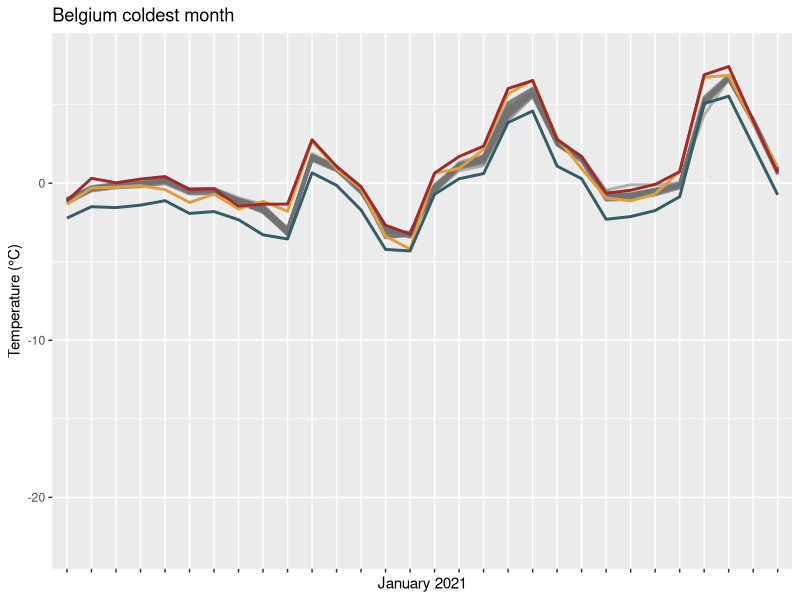
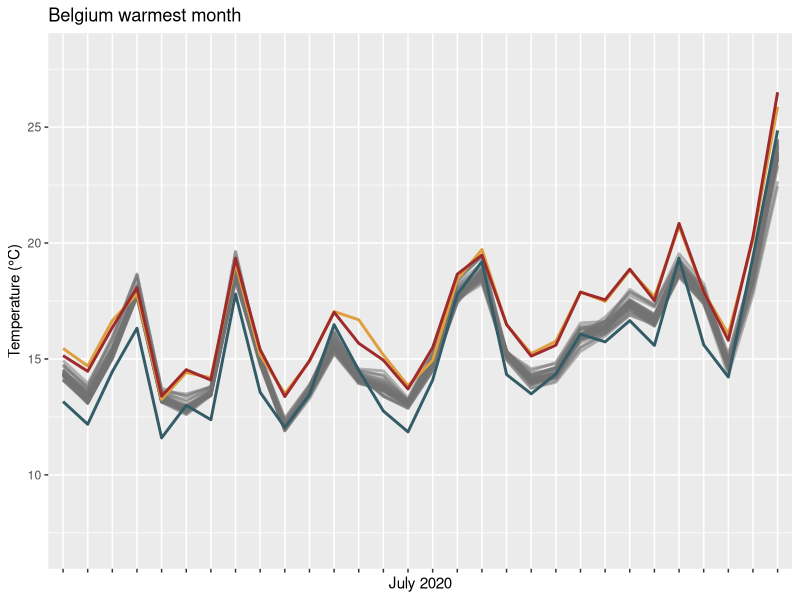
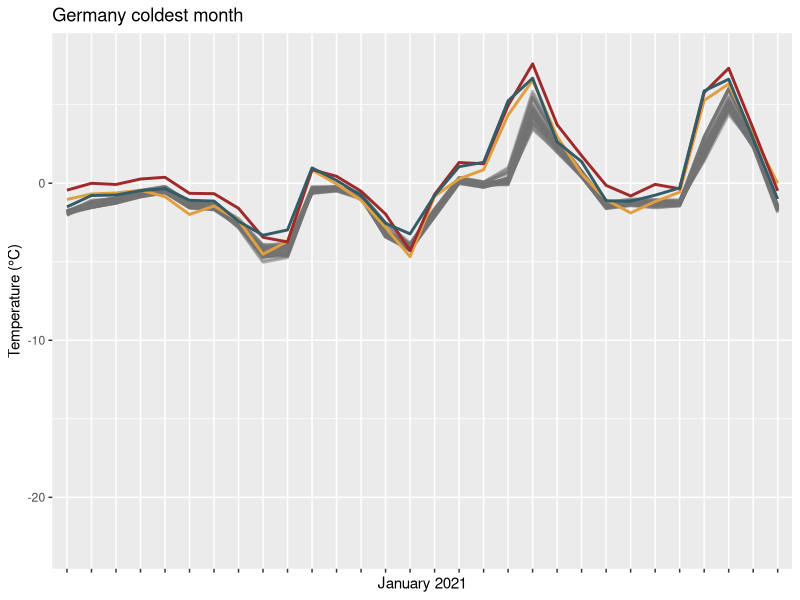
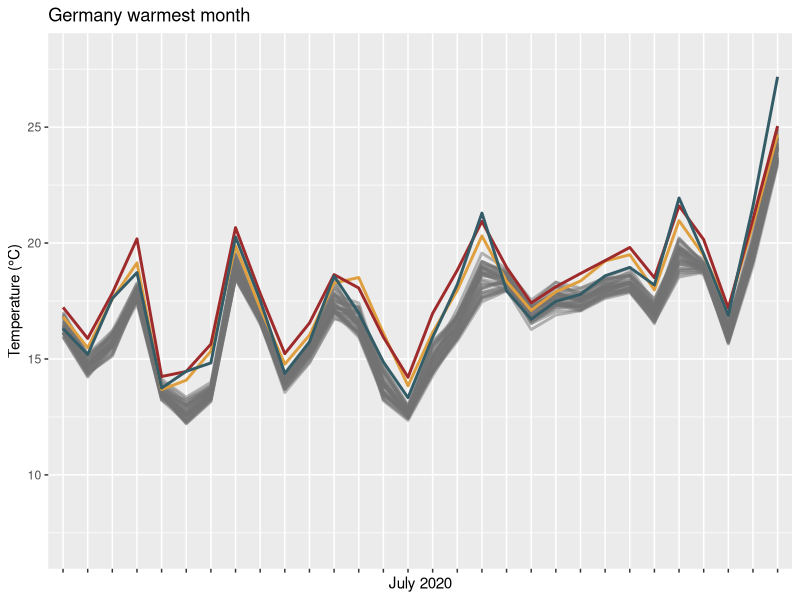
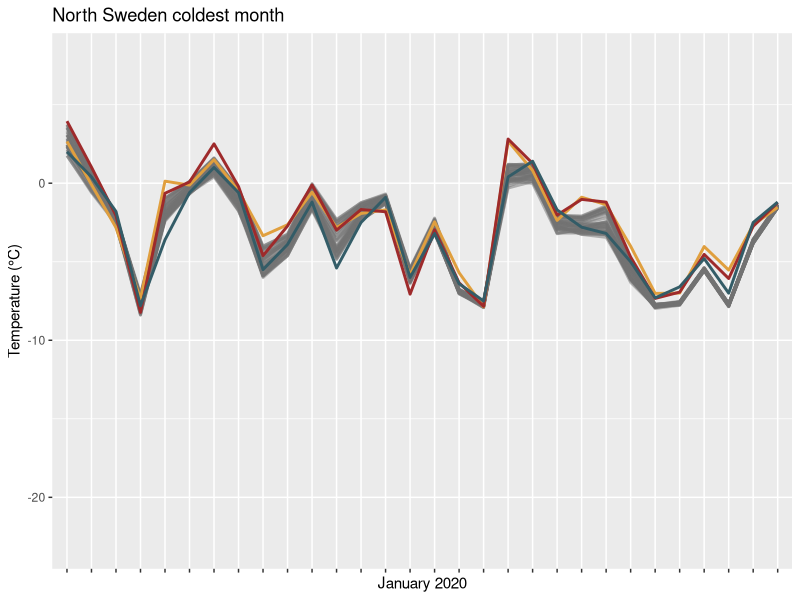
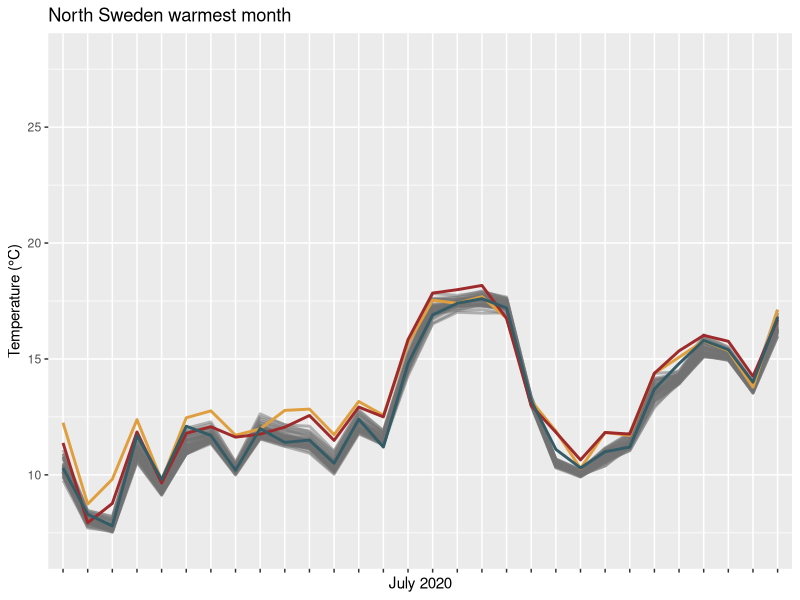
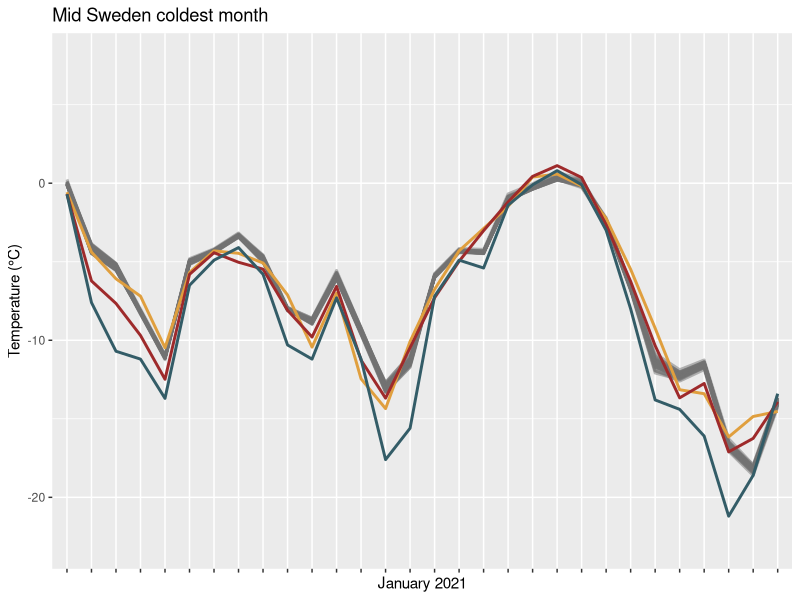
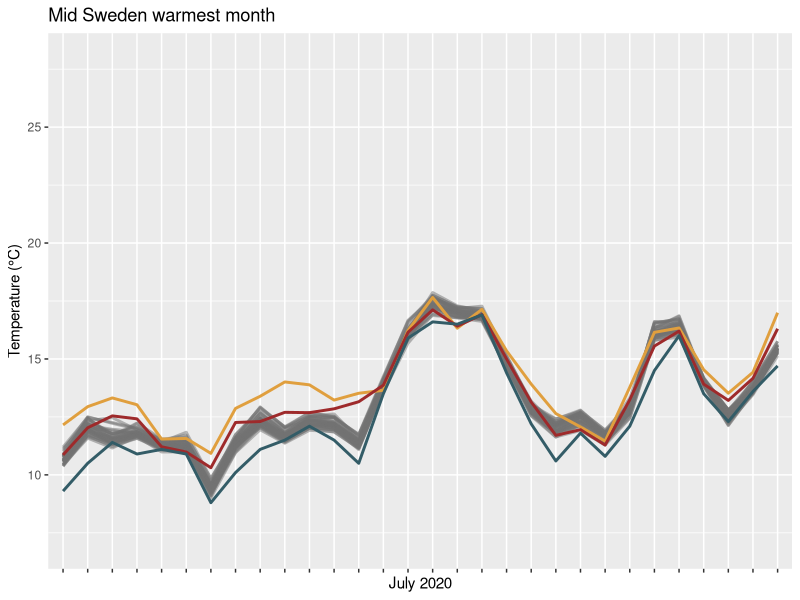

Here is the R script that generated these plots, in order: (Note: this script raises an error after producing the figures.)
## ---- chunk 1
library(lubridate)
library(ggplot2)
## ---- chunk 2
logger.temp <- read.csv("./DATASETS/logger_temp.csv", header = TRUE)

ERA5.temp <- read.csv("./DATASETS/ERA5_temp.csv", header = TRUE)

mcera5.temp <- read.csv("./DATASETS/mcera5.csv", header = TRUE)

weatherstation.temp <- read.csv("./DATASETS/weatherstations_merged.csv", header = TRUE)
## ---- chunk 3
temp <- merge(merge(merge(logger.temp, ERA5.temp, by = c("site", "Date"), all.x = TRUE), weatherstation.temp, by = c("site", "Date"), all.x = TRUE), mcera5.temp, by = c("site", "Date"), all.x = TRUE)

rm(logger.temp)
rm(ERA5.temp)
rm(weatherstation.temp)
rm(mcera5.temp)
## ---- chunk 4
temp <- temp[which(temp$location == "a"),]
temp$month <- month(temp$Date)

arville <- temp[which(temp$site == "Arville"),]
hochwald <- temp[which(temp$site == "Hochwald"),]
vivarp <- temp[which(temp$site == "Vivarp"),]
siljan <- temp[which(temp$site == "Siljan"),]
sandsjo <- temp[which(temp$site == "Sandsjo"),]
## ---- chunk 5
arville.week.cold <- arville[which(arville$month == 1),]

arville.coldplot <- ggplot(arville.week.cold[which(arville.week.cold$Plot == 1),], aes(x = Date)) +
  geom_line(color = "gray45", alpha = 0.5, lwd = 1, aes(y= arville.week.cold[which(arville.week.cold$Plot == 1),]$Temp.mean, group = 1)) +
  geom_line(color = "gray45", alpha = 0.5, lwd = 1, aes(y= arville.week.cold[which(arville.week.cold$Plot == 2),]$Temp.mean, group = 1)) +
  geom_line(color = "gray45", alpha = 0.5, lwd = 1, aes(y= arville.week.cold[which(arville.week.cold$Plot == 4),]$Temp.mean, group = 1)) +
  geom_line(color = "gray45", alpha = 0.5, lwd = 1, aes(y= arville.week.cold[which(arville.week.cold$Plot == 5),]$Temp.mean, group = 1)) +
  geom_line(color = "gray45", alpha = 0.5, lwd = 1, aes(y= arville.week.cold[which(arville.week.cold$Plot == 6),]$Temp.mean, group = 1)) +
  geom_line(color = "gray45", alpha = 0.5, lwd = 1, aes(y= arville.week.cold[which(arville.week.cold$Plot == 7),]$Temp.mean, group = 1)) +
  geom_line(color = "gray45", alpha = 0.5, lwd = 1, aes(y= arville.week.cold[which(arville.week.cold$Plot == 8),]$Temp.mean, group = 1)) +
  geom_line(color = "gray45", alpha = 0.5, lwd = 1, aes(y= arville.week.cold[which(arville.week.cold$Plot == 9),]$Temp.mean, group = 1)) +
  geom_line(color = "gray45", alpha = 0.5, lwd = 1, aes(y= arville.week.cold[which(arville.week.cold$Plot == 10),]$Temp.mean, group = 1)) +
  geom_line(color = "gray45", alpha = 0.5, lwd = 1, aes(y= arville.week.cold[which(arville.week.cold$Plot == 11),]$Temp.mean, group = 1)) +
  geom_line(color = "gray45", alpha = 0.5, lwd = 1, aes(y= arville.week.cold[which(arville.week.cold$Plot == 12),]$Temp.mean, group = 1)) +
  geom_line(color = "gray45", alpha = 0.5, lwd = 1, aes(y= arville.week.cold[which(arville.week.cold$Plot == 13),]$Temp.mean, group = 1)) +
  geom_line(color = "gray45", alpha = 0.5, lwd = 1, aes(y= arville.week.cold[which(arville.week.cold$Plot == 14),]$Temp.mean, group = 1)) +
  geom_line(color = "gray45", alpha = 0.5, lwd = 1, aes(y= arville.week.cold[which(arville.week.cold$Plot == 15),]$Temp.mean, group = 1)) +
  geom_line(color = "gray45", alpha = 0.5, lwd = 1, aes(y= arville.week.cold[which(arville.week.cold$Plot == 16),]$Temp.mean, group = 1)) +
  geom_line(color = "gray45", alpha = 0.5, lwd = 1, aes(y= arville.week.cold[which(arville.week.cold$Plot == 18),]$Temp.mean, group = 1)) +
  geom_line(color = "gray45", alpha = 0.5, lwd = 1, aes(y= arville.week.cold[which(arville.week.cold$Plot == 19),]$Temp.mean, group = 1)) +
  geom_line(color = "gray45", alpha = 0.5, lwd = 1, aes(y= arville.week.cold[which(arville.week.cold$Plot == 20),]$Temp.mean, group = 1)) +
  geom_line(color = "gray45", alpha = 0.5, lwd = 1, aes(y= arville.week.cold[which(arville.week.cold$Plot == 21),]$Temp.mean, group = 1)) +
  geom_line(color = "gray45", alpha = 0.5, lwd = 1, aes(y= arville.week.cold[which(arville.week.cold$Plot == 22),]$Temp.mean, group = 1)) +
  geom_line(color = "gray45", alpha = 0.5, lwd = 1, aes(y= arville.week.cold[which(arville.week.cold$Plot == 23),]$Temp.mean, group = 1)) +
  geom_line(color = "gray45", alpha = 0.5, lwd = 1, aes(y= arville.week.cold[which(arville.week.cold$Plot == 24),]$Temp.mean, group = 1)) +
  geom_line(color = "gray45", alpha = 0.5, lwd = 1, aes(y= arville.week.cold[which(arville.week.cold$Plot == 25),]$Temp.mean, group = 1)) +
  geom_line(color = "gray45", alpha = 0.5, lwd = 1, aes(y= arville.week.cold[which(arville.week.cold$Plot == 27),]$Temp.mean, group = 1)) +
  geom_line(color = "gray45", alpha = 0.5, lwd = 1, aes(y= arville.week.cold[which(arville.week.cold$Plot == 28),]$Temp.mean, group = 1)) +
  geom_line(color = "gray45", alpha = 0.5, lwd = 1, aes(y= arville.week.cold[which(arville.week.cold$Plot == 29),]$Temp.mean, group = 1)) +
  geom_line(color = "gray45", alpha = 0.5, lwd = 1, aes(y= arville.week.cold[which(arville.week.cold$Plot == 30),]$Temp.mean, group = 1)) +
  geom_line(color = "gray45", alpha = 0.5, lwd = 1, aes(y= arville.week.cold[which(arville.week.cold$Plot == 31),]$Temp.mean, group = 1)) +
  geom_line(color = "gray45", alpha = 0.5, lwd = 1, aes(y= arville.week.cold[which(arville.week.cold$Plot == 34),]$Temp.mean, group = 1)) +
  geom_line(color = "gray45", alpha = 0.5, lwd = 1, aes(y= arville.week.cold[which(arville.week.cold$Plot == 37),]$Temp.mean, group = 1)) +
  geom_line(color = "gray45", alpha = 0.5, lwd = 1, aes(y= arville.week.cold[which(arville.week.cold$Plot == 38),]$Temp.mean, group = 1)) +
  geom_line(color = "gray45", alpha = 0.5, lwd = 1, aes(y= arville.week.cold[which(arville.week.cold$Plot == 39),]$Temp.mean, group = 1)) +
  geom_line(color = "gray45", alpha = 0.5, lwd = 1, aes(y= arville.week.cold[which(arville.week.cold$Plot == 40),]$Temp.mean, group = 1)) + 
  geom_line(aes(y = era5_meanair, group = 1), colour = "#e09f3e", lwd = 1) +
    geom_line(aes(y = meanair_mcera5, group = 1), colour = "#9e2a2b", lwd = 1) +
    geom_line(aes(y = station_meanair, group = 1), colour = "#335c67", lwd = 1) + 
   ggtitle("Belgium coldest month") +
    theme(axis.text.x = element_blank()) +
  ylab("Temperature (°C)") + 
  xlab("January 2021") +
    ylim(-23, 8)

  
#rm(arville.week.cold)

# Same with warmest month (july):

arville.week.warm <- arville[which(arville$month == 7),]

arville.warmplot <- 
  ggplot(arville.week.warm[which(arville.week.warm$Plot == 1),], aes(x = Date)) +
  geom_line(color = "gray45", alpha = 0.5, lwd = 1, aes(y= arville.week.warm[which(arville.week.warm$Plot == 1),]$Temp.mean, group = 1)) +
  geom_line(color = "gray45", alpha = 0.5, lwd = 1, aes(y= arville.week.warm[which(arville.week.warm$Plot == 2),]$Temp.mean, group = 1)) +
  geom_line(color = "gray45", alpha = 0.5, lwd = 1, aes(y= arville.week.warm[which(arville.week.warm$Plot == 4),]$Temp.mean, group = 1)) +
  geom_line(color = "gray45", alpha = 0.5, lwd = 1, aes(y= arville.week.warm[which(arville.week.warm$Plot == 5),]$Temp.mean, group = 1)) +
  geom_line(color = "gray45", alpha = 0.5, lwd = 1, aes(y= arville.week.warm[which(arville.week.warm$Plot == 6),]$Temp.mean, group = 1)) +
  geom_line(color = "gray45", alpha = 0.5, lwd = 1, aes(y= arville.week.warm[which(arville.week.warm$Plot == 7),]$Temp.mean, group = 1)) +
  geom_line(color = "gray45", alpha = 0.5, lwd = 1, aes(y= arville.week.warm[which(arville.week.warm$Plot == 8),]$Temp.mean, group = 1)) +
  geom_line(color = "gray45", alpha = 0.5, lwd = 1, aes(y= arville.week.warm[which(arville.week.warm$Plot == 9),]$Temp.mean, group = 1)) +
  geom_line(color = "gray45", alpha = 0.5, lwd = 1, aes(y= arville.week.warm[which(arville.week.warm$Plot == 10),]$Temp.mean, group = 1)) +
  geom_line(color = "gray45", alpha = 0.5, lwd = 1, aes(y= arville.week.warm[which(arville.week.warm$Plot == 11),]$Temp.mean, group = 1)) +
  geom_line(color = "gray45", alpha = 0.5, lwd = 1, aes(y= arville.week.warm[which(arville.week.warm$Plot == 12),]$Temp.mean, group = 1)) +
  geom_line(color = "gray45", alpha = 0.5, lwd = 1, aes(y= arville.week.warm[which(arville.week.warm$Plot == 13),]$Temp.mean, group = 1)) +
  geom_line(color = "gray45", alpha = 0.5, lwd = 1, aes(y= arville.week.warm[which(arville.week.warm$Plot == 14),]$Temp.mean, group = 1)) +
  geom_line(color = "gray45", alpha = 0.5, lwd = 1, aes(y= arville.week.warm[which(arville.week.warm$Plot == 15),]$Temp.mean, group = 1)) +
  geom_line(color = "gray45", alpha = 0.5, lwd = 1, aes(y= arville.week.warm[which(arville.week.warm$Plot == 16),]$Temp.mean, group = 1)) +
  geom_line(color = "gray45", alpha = 0.5, lwd = 1, aes(y= arville.week.warm[which(arville.week.warm$Plot == 18),]$Temp.mean, group = 1)) +
  geom_line(color = "gray45", alpha = 0.5, lwd = 1, aes(y= arville.week.warm[which(arville.week.warm$Plot == 19),]$Temp.mean, group = 1)) +
  geom_line(color = "gray45", alpha = 0.5, lwd = 1, aes(y= arville.week.warm[which(arville.week.warm$Plot == 20),]$Temp.mean, group = 1)) +
  geom_line(color = "gray45", alpha = 0.5, lwd = 1, aes(y= arville.week.warm[which(arville.week.warm$Plot == 21),]$Temp.mean, group = 1)) +
  geom_line(color = "gray45", alpha = 0.5, lwd = 1, aes(y= arville.week.warm[which(arville.week.warm$Plot == 22),]$Temp.mean, group = 1)) +
  geom_line(color = "gray45", alpha = 0.5, lwd = 1, aes(y= arville.week.warm[which(arville.week.warm$Plot == 23),]$Temp.mean, group = 1)) +
  geom_line(color = "gray45", alpha = 0.5, lwd = 1, aes(y= arville.week.warm[which(arville.week.warm$Plot == 24),]$Temp.mean, group = 1)) +
  geom_line(color = "gray45", alpha = 0.5, lwd = 1, aes(y= arville.week.warm[which(arville.week.warm$Plot == 25),]$Temp.mean, group = 1)) +
  geom_line(color = "gray45", alpha = 0.5, lwd = 1, aes(y= arville.week.warm[which(arville.week.warm$Plot == 27),]$Temp.mean, group = 1)) +
  geom_line(color = "gray45", alpha = 0.5, lwd = 1, aes(y= arville.week.warm[which(arville.week.warm$Plot == 28),]$Temp.mean, group = 1)) +
  geom_line(color = "gray45", alpha = 0.5, lwd = 1, aes(y= arville.week.warm[which(arville.week.warm$Plot == 29),]$Temp.mean, group = 1)) +
  geom_line(color = "gray45", alpha = 0.5, lwd = 1, aes(y= arville.week.warm[which(arville.week.warm$Plot == 30),]$Temp.mean, group = 1)) +
  geom_line(color = "gray45", alpha = 0.5, lwd = 1, aes(y= arville.week.warm[which(arville.week.warm$Plot == 31),]$Temp.mean, group = 1)) +
  geom_line(color = "gray45", alpha = 0.5, lwd = 1, aes(y= arville.week.warm[which(arville.week.warm$Plot == 34),]$Temp.mean, group = 1)) +
  geom_line(color = "gray45", alpha = 0.5, lwd = 1, aes(y= arville.week.warm[which(arville.week.warm$Plot == 37),]$Temp.mean, group = 1)) +
  geom_line(color = "gray45", alpha = 0.5, lwd = 1, aes(y= arville.week.warm[which(arville.week.warm$Plot == 38),]$Temp.mean, group = 1)) +
  geom_line(color = "gray45", alpha = 0.5, lwd = 1, aes(y= arville.week.warm[which(arville.week.warm$Plot == 39),]$Temp.mean, group = 1)) +
  geom_line(color = "gray45", alpha = 0.5, lwd = 1, aes(y= arville.week.warm[which(arville.week.warm$Plot == 40),]$Temp.mean, group = 1)) + 
  geom_line(aes(y = era5_meanair, group = 1), colour = "#e09f3e", lwd = 1) +
    geom_line(aes(y = meanair_mcera5, group = 1), colour = "#9e2a2b", lwd = 1) +
    geom_line(aes(y = station_meanair, group = 1), colour = "#335c67", lwd = 1) +
   ggtitle("Belgium warmest month") +
    theme(axis.text.x = element_blank()) +
  ylab("Temperature (°C)") + 
  xlab("July 2020") +
      ylim(7, 28)


  
rm(arville)
#rm(arville.week.warm)
## ---- chunk 6
hochwald.week.cold <- hochwald[which(hochwald$month == 1),]

hochwald.coldplot <- 
  ggplot(hochwald.week.cold[which(hochwald.week.cold$Plot == 1),], aes(x = Date)) +
  geom_line(color = "gray45", alpha = 0.5, lwd = 1, aes(y= hochwald.week.cold[which(hochwald.week.cold$Plot == 1),]$Temp.mean, group = 1)) +
  geom_line(color = "gray45", alpha = 0.5, lwd = 1, aes(y= hochwald.week.cold[which(hochwald.week.cold$Plot == 2),]$Temp.mean, group = 1)) +
  geom_line(color = "gray45", alpha = 0.5, lwd = 1, aes(y= hochwald.week.cold[which(hochwald.week.cold$Plot == 3),]$Temp.mean, group = 1)) +
  geom_line(color = "gray45", alpha = 0.5, lwd = 1, aes(y= hochwald.week.cold[which(hochwald.week.cold$Plot == 4),]$Temp.mean, group = 1)) +
  geom_line(color = "gray45", alpha = 0.5, lwd = 1, aes(y= hochwald.week.cold[which(hochwald.week.cold$Plot == 5),]$Temp.mean, group = 1)) +
  geom_line(color = "gray45", alpha = 0.5, lwd = 1, aes(y= hochwald.week.cold[which(hochwald.week.cold$Plot == 7),]$Temp.mean, group = 1)) +
  geom_line(color = "gray45", alpha = 0.5, lwd = 1, aes(y= hochwald.week.cold[which(hochwald.week.cold$Plot == 8),]$Temp.mean, group = 1)) +
  geom_line(color = "gray45", alpha = 0.5, lwd = 1, aes(y= hochwald.week.cold[which(hochwald.week.cold$Plot == 9),]$Temp.mean, group = 1)) +
  geom_line(color = "gray45", alpha = 0.5, lwd = 1, aes(y= hochwald.week.cold[which(hochwald.week.cold$Plot == 10),]$Temp.mean, group = 1)) +
  geom_line(color = "gray45", alpha = 0.5, lwd = 1, aes(y= hochwald.week.cold[which(hochwald.week.cold$Plot == 11),]$Temp.mean, group = 1)) +
  geom_line(color = "gray45", alpha = 0.5, lwd = 1, aes(y= hochwald.week.cold[which(hochwald.week.cold$Plot == 12),]$Temp.mean, group = 1)) +
  geom_line(color = "gray45", alpha = 0.5, lwd = 1, aes(y= hochwald.week.cold[which(hochwald.week.cold$Plot == 13),]$Temp.mean, group = 1)) +
  geom_line(color = "gray45", alpha = 0.5, lwd = 1, aes(y= hochwald.week.cold[which(hochwald.week.cold$Plot == 14),]$Temp.mean, group = 1)) +
  geom_line(color = "gray45", alpha = 0.5, lwd = 1, aes(y= hochwald.week.cold[which(hochwald.week.cold$Plot == 16),]$Temp.mean, group = 1)) +
  geom_line(color = "gray45", alpha = 0.5, lwd = 1, aes(y= hochwald.week.cold[which(hochwald.week.cold$Plot == 17),]$Temp.mean, group = 1)) +
  geom_line(color = "gray45", alpha = 0.5, lwd = 1, aes(y= hochwald.week.cold[which(hochwald.week.cold$Plot == 18),]$Temp.mean, group = 1)) +
  geom_line(color = "gray45", alpha = 0.5, lwd = 1, aes(y= hochwald.week.cold[which(hochwald.week.cold$Plot == 19),]$Temp.mean, group = 1)) +
  geom_line(color = "gray45", alpha = 0.5, lwd = 1, aes(y= hochwald.week.cold[which(hochwald.week.cold$Plot == 20),]$Temp.mean, group = 1)) +
  geom_line(color = "gray45", alpha = 0.5, lwd = 1, aes(y= hochwald.week.cold[which(hochwald.week.cold$Plot == 21),]$Temp.mean, group = 1)) +
  geom_line(color = "gray45", alpha = 0.5, lwd = 1, aes(y= hochwald.week.cold[which(hochwald.week.cold$Plot == 22),]$Temp.mean, group = 1)) +
  geom_line(color = "gray45", alpha = 0.5, lwd = 1, aes(y= hochwald.week.cold[which(hochwald.week.cold$Plot == 23),]$Temp.mean, group = 1)) +
  geom_line(color = "gray45", alpha = 0.5, lwd = 1, aes(y= hochwald.week.cold[which(hochwald.week.cold$Plot == 24),]$Temp.mean, group = 1)) +
  geom_line(color = "gray45", alpha = 0.5, lwd = 1, aes(y= hochwald.week.cold[which(hochwald.week.cold$Plot == 25),]$Temp.mean, group = 1)) +
  geom_line(color = "gray45", alpha = 0.5, lwd = 1, aes(y= hochwald.week.cold[which(hochwald.week.cold$Plot == 26),]$Temp.mean, group = 1)) +
  geom_line(color = "gray45", alpha = 0.5, lwd = 1, aes(y= hochwald.week.cold[which(hochwald.week.cold$Plot == 27),]$Temp.mean, group = 1)) +
  geom_line(color = "gray45", alpha = 0.5, lwd = 1, aes(y= hochwald.week.cold[which(hochwald.week.cold$Plot == 28),]$Temp.mean, group = 1)) +
  geom_line(color = "gray45", alpha = 0.5, lwd = 1, aes(y= hochwald.week.cold[which(hochwald.week.cold$Plot == 29),]$Temp.mean, group = 1)) +
  geom_line(color = "gray45", alpha = 0.5, lwd = 1, aes(y= hochwald.week.cold[which(hochwald.week.cold$Plot == 30),]$Temp.mean, group = 1)) +
  geom_line(color = "gray45", alpha = 0.5, lwd = 1, aes(y= hochwald.week.cold[which(hochwald.week.cold$Plot == 31),]$Temp.mean, group = 1)) +
  geom_line(color = "gray45", alpha = 0.5, lwd = 1, aes(y= hochwald.week.cold[which(hochwald.week.cold$Plot == 32),]$Temp.mean, group = 1)) +
  geom_line(color = "gray45", alpha = 0.5, lwd = 1, aes(y= hochwald.week.cold[which(hochwald.week.cold$Plot == 33),]$Temp.mean, group = 1)) +
  geom_line(color = "gray45", alpha = 0.5, lwd = 1, aes(y= hochwald.week.cold[which(hochwald.week.cold$Plot == 35),]$Temp.mean, group = 1)) +
  geom_line(color = "gray45", alpha = 0.5, lwd = 1, aes(y= hochwald.week.cold[which(hochwald.week.cold$Plot == 36),]$Temp.mean, group = 1)) +
  geom_line(color = "gray45", alpha = 0.5, lwd = 1, aes(y= hochwald.week.cold[which(hochwald.week.cold$Plot == 37),]$Temp.mean, group = 1)) +
  geom_line(color = "gray45", alpha = 0.5, lwd = 1, aes(y= hochwald.week.cold[which(hochwald.week.cold$Plot == 38),]$Temp.mean, group = 1)) +
  geom_line(color = "gray45", alpha = 0.5, lwd = 1, aes(y= hochwald.week.cold[which(hochwald.week.cold$Plot == 40),]$Temp.mean, group = 1)) + 
  geom_line(aes(y = era5_meanair, group = 1), colour = "#e09f3e", lwd = 1) +
    geom_line(aes(y = meanair_mcera5, group = 1), colour = "#9e2a2b", lwd = 1) +
    geom_line(aes(y = station_meanair, group =1), colour = "#335c67", lwd = 1) +
  ggtitle("Germany coldest month") +
    theme(axis.text.x = element_blank()) +
  ylab("Temperature (°C)") + 
  xlab("January 2021") +
      ylim(-23, 8)


  
#rm(hochwald.week.cold)

# Same with warmest month (july):

hochwald.week.warm <- hochwald[which(hochwald$month == 7),]

hochwald.warmplot <- 
  ggplot(hochwald.week.warm[which(hochwald.week.warm$Plot == 1),], aes(x = Date)) +
  geom_line(color = "gray45", alpha = 0.5, lwd = 1, aes(y= hochwald.week.warm[which(hochwald.week.warm$Plot == 1),]$Temp.mean, group = 1)) +
  geom_line(color = "gray45", alpha = 0.5, lwd = 1, aes(y= hochwald.week.warm[which(hochwald.week.warm$Plot == 2),]$Temp.mean, group = 1)) +
  geom_line(color = "gray45", alpha = 0.5, lwd = 1, aes(y= hochwald.week.warm[which(hochwald.week.warm$Plot == 3),]$Temp.mean, group = 1)) +
  geom_line(color = "gray45", alpha = 0.5, lwd = 1, aes(y= hochwald.week.warm[which(hochwald.week.warm$Plot == 4),]$Temp.mean, group = 1)) +
  geom_line(color = "gray45", alpha = 0.5, lwd = 1, aes(y= hochwald.week.warm[which(hochwald.week.warm$Plot == 5),]$Temp.mean, group = 1)) +
  geom_line(color = "gray45", alpha = 0.5, lwd = 1, aes(y= hochwald.week.warm[which(hochwald.week.warm$Plot == 7),]$Temp.mean, group = 1)) +
  geom_line(color = "gray45", alpha = 0.5, lwd = 1, aes(y= hochwald.week.warm[which(hochwald.week.warm$Plot == 8),]$Temp.mean, group = 1)) +
  geom_line(color = "gray45", alpha = 0.5, lwd = 1, aes(y= hochwald.week.warm[which(hochwald.week.warm$Plot == 9),]$Temp.mean, group = 1)) +
  geom_line(color = "gray45", alpha = 0.5, lwd = 1, aes(y= hochwald.week.warm[which(hochwald.week.warm$Plot == 10),]$Temp.mean, group = 1)) +
  geom_line(color = "gray45", alpha = 0.5, lwd = 1, aes(y= hochwald.week.warm[which(hochwald.week.warm$Plot == 11),]$Temp.mean, group = 1)) +
  geom_line(color = "gray45", alpha = 0.5, lwd = 1, aes(y= hochwald.week.warm[which(hochwald.week.warm$Plot == 12),]$Temp.mean, group = 1)) +
    geom_line(color = "gray45", alpha = 0.5, lwd = 1, aes(y= hochwald.week.warm[which(hochwald.week.warm$Plot == 13),]$Temp.mean, group = 1)) +
  geom_line(color = "gray45", alpha = 0.5, lwd = 1, aes(y= hochwald.week.warm[which(hochwald.week.warm$Plot == 14),]$Temp.mean, group = 1)) +
  geom_line(color = "gray45", alpha = 0.5, lwd = 1, aes(y= hochwald.week.warm[which(hochwald.week.warm$Plot == 16),]$Temp.mean, group = 1)) +
  geom_line(color = "gray45", alpha = 0.5, lwd = 1, aes(y= hochwald.week.warm[which(hochwald.week.warm$Plot == 17),]$Temp.mean, group = 1)) +
  geom_line(color = "gray45", alpha = 0.5, lwd = 1, aes(y= hochwald.week.warm[which(hochwald.week.warm$Plot == 18),]$Temp.mean, group = 1)) +
  geom_line(color = "gray45", alpha = 0.5, lwd = 1, aes(y= hochwald.week.warm[which(hochwald.week.warm$Plot == 19),]$Temp.mean, group = 1)) +
  geom_line(color = "gray45", alpha = 0.5, lwd = 1, aes(y= hochwald.week.warm[which(hochwald.week.warm$Plot == 20),]$Temp.mean, group = 1)) +
  geom_line(color = "gray45", alpha = 0.5, lwd = 1, aes(y= hochwald.week.warm[which(hochwald.week.warm$Plot == 21),]$Temp.mean, group = 1)) +
  geom_line(color = "gray45", alpha = 0.5, lwd = 1, aes(y= hochwald.week.warm[which(hochwald.week.warm$Plot == 22),]$Temp.mean, group = 1)) +
  geom_line(color = "gray45", alpha = 0.5, lwd = 1, aes(y= hochwald.week.warm[which(hochwald.week.warm$Plot == 23),]$Temp.mean, group = 1)) +
  geom_line(color = "gray45", alpha = 0.5, lwd = 1, aes(y= hochwald.week.warm[which(hochwald.week.warm$Plot == 24),]$Temp.mean, group = 1)) +
  geom_line(color = "gray45", alpha = 0.5, lwd = 1, aes(y= hochwald.week.warm[which(hochwald.week.warm$Plot == 25),]$Temp.mean, group = 1)) +
  geom_line(color = "gray45", alpha = 0.5, lwd = 1, aes(y= hochwald.week.warm[which(hochwald.week.warm$Plot == 26),]$Temp.mean, group = 1)) +
  geom_line(color = "gray45", alpha = 0.5, lwd = 1, aes(y= hochwald.week.warm[which(hochwald.week.warm$Plot == 27),]$Temp.mean, group = 1)) +
  geom_line(color = "gray45", alpha = 0.5, lwd = 1, aes(y= hochwald.week.warm[which(hochwald.week.warm$Plot == 28),]$Temp.mean, group = 1)) +
  geom_line(color = "gray45", alpha = 0.5, lwd = 1, aes(y= hochwald.week.warm[which(hochwald.week.warm$Plot == 29),]$Temp.mean, group = 1)) +
  geom_line(color = "gray45", alpha = 0.5, lwd = 1, aes(y= hochwald.week.warm[which(hochwald.week.warm$Plot == 30),]$Temp.mean, group = 1)) +
  geom_line(color = "gray45", alpha = 0.5, lwd = 1, aes(y= hochwald.week.warm[which(hochwald.week.warm$Plot == 31),]$Temp.mean, group = 1)) +
  geom_line(color = "gray45", alpha = 0.5, lwd = 1, aes(y= hochwald.week.warm[which(hochwald.week.warm$Plot == 32),]$Temp.mean, group = 1)) +
  geom_line(color = "gray45", alpha = 0.5, lwd = 1, aes(y= hochwald.week.warm[which(hochwald.week.warm$Plot == 33),]$Temp.mean, group = 1)) +
  geom_line(color = "gray45", alpha = 0.5, lwd = 1, aes(y= hochwald.week.warm[which(hochwald.week.warm$Plot == 35),]$Temp.mean, group = 1)) +
  geom_line(color = "gray45", alpha = 0.5, lwd = 1, aes(y= hochwald.week.warm[which(hochwald.week.warm$Plot == 36),]$Temp.mean, group = 1)) +
  geom_line(color = "gray45", alpha = 0.5, lwd = 1, aes(y= hochwald.week.warm[which(hochwald.week.warm$Plot == 37),]$Temp.mean, group = 1)) +
  geom_line(color = "gray45", alpha = 0.5, lwd = 1, aes(y= hochwald.week.warm[which(hochwald.week.warm$Plot == 38),]$Temp.mean, group = 1)) +
  geom_line(color = "gray45", alpha = 0.5, lwd = 1, aes(y= hochwald.week.warm[which(hochwald.week.warm$Plot == 40),]$Temp.mean, group = 1)) + 
  geom_line(aes(y = era5_meanair, group = 1), colour = "#e09f3e", lwd = 1) +
    geom_line(aes(y = meanair_mcera5, group = 1), colour = "#9e2a2b", lwd = 1) +
    geom_line(aes(y = station_meanair, group =1), colour = "#335c67", lwd = 1) +
  ggtitle("Germany warmest month") +
    theme(axis.text.x = element_blank()) +
  ylab("Temperature (°C)") + 
  xlab("July 2020") +
      ylim(7, 28)



rm(hochwald)
#rm(hochwald.week.warm)
## ---- chunk 7
vivarp.week.cold <- vivarp[which(vivarp$mont == 1),]

vivarp.coldplot <- ggplot(vivarp.week.cold[which(vivarp.week.cold$Plot == 1),], aes(x = Date)) +
  geom_line(color = "gray45", alpha = 0.5, lwd = 1, aes(y= vivarp.week.cold[which(vivarp.week.cold$Plot == 1),]$Temp.mean, group = 1)) +
  geom_line(color = "gray45", alpha = 0.5, lwd = 1, aes(y= vivarp.week.cold[which(vivarp.week.cold$Plot == 2),]$Temp.mean, group = 1)) +
  geom_line(color = "gray45", alpha = 0.5, lwd = 1, aes(y= vivarp.week.cold[which(vivarp.week.cold$Plot == 3),]$Temp.mean, group = 1)) +
  geom_line(color = "gray45", alpha = 0.5, lwd = 1, aes(y= vivarp.week.cold[which(vivarp.week.cold$Plot == 4),]$Temp.mean, group = 1)) +
  geom_line(color = "gray45", alpha = 0.5, lwd = 1, aes(y= vivarp.week.cold[which(vivarp.week.cold$Plot == 5),]$Temp.mean, group = 1)) +
    geom_line(color = "gray45", alpha = 0.5, lwd = 1, aes(y= vivarp.week.cold[which(vivarp.week.cold$Plot == 6),]$Temp.mean, group = 1)) +
  geom_line(color = "gray45", alpha = 0.5, lwd = 1, aes(y= vivarp.week.cold[which(vivarp.week.cold$Plot == 7),]$Temp.mean, group = 1)) +
  geom_line(color = "gray45", alpha = 0.5, lwd = 1, aes(y= vivarp.week.cold[which(vivarp.week.cold$Plot == 8),]$Temp.mean, group = 1)) +
  geom_line(color = "gray45", alpha = 0.5, lwd = 1, aes(y= vivarp.week.cold[which(vivarp.week.cold$Plot == 9),]$Temp.mean, group = 1)) +
  geom_line(color = "gray45", alpha = 0.5, lwd = 1, aes(y= vivarp.week.cold[which(vivarp.week.cold$Plot == 10),]$Temp.mean, group = 1)) +
  geom_line(color = "gray45", alpha = 0.5, lwd = 1, aes(y= vivarp.week.cold[which(vivarp.week.cold$Plot == 11),]$Temp.mean, group = 1)) +
  geom_line(color = "gray45", alpha = 0.5, lwd = 1, aes(y= vivarp.week.cold[which(vivarp.week.cold$Plot == 12),]$Temp.mean, group = 1)) +
    geom_line(color = "gray45", alpha = 0.5, lwd = 1, aes(y= vivarp.week.cold[which(vivarp.week.cold$Plot == 13),]$Temp.mean, group = 1)) +
  geom_line(color = "gray45", alpha = 0.5, lwd = 1, aes(y= vivarp.week.cold[which(vivarp.week.cold$Plot == 14),]$Temp.mean, group = 1)) +
  geom_line(color = "gray45", alpha = 0.5, lwd = 1, aes(y= vivarp.week.cold[which(vivarp.week.cold$Plot == 15),]$Temp.mean, group = 1)) +
  geom_line(color = "gray45", alpha = 0.5, lwd = 1, aes(y= vivarp.week.cold[which(vivarp.week.cold$Plot == 16),]$Temp.mean, group = 1)) +
  geom_line(color = "gray45", alpha = 0.5, lwd = 1, aes(y= vivarp.week.cold[which(vivarp.week.cold$Plot == 17),]$Temp.mean, group = 1)) +
  geom_line(color = "gray45", alpha = 0.5, lwd = 1, aes(y= vivarp.week.cold[which(vivarp.week.cold$Plot == 18),]$Temp.mean, group = 1)) +
  geom_line(color = "gray45", alpha = 0.5, lwd = 1, aes(y= vivarp.week.cold[which(vivarp.week.cold$Plot == 19),]$Temp.mean, group = 1)) +
  geom_line(color = "gray45", alpha = 0.5, lwd = 1, aes(y= vivarp.week.cold[which(vivarp.week.cold$Plot == 20),]$Temp.mean, group = 1)) +
  geom_line(color = "gray45", alpha = 0.5, lwd = 1, aes(y= vivarp.week.cold[which(vivarp.week.cold$Plot == 21),]$Temp.mean, group = 1)) +
  geom_line(color = "gray45", alpha = 0.5, lwd = 1, aes(y= vivarp.week.cold[which(vivarp.week.cold$Plot == 22),]$Temp.mean, group = 1)) +
  geom_line(color = "gray45", alpha = 0.5, lwd = 1, aes(y= vivarp.week.cold[which(vivarp.week.cold$Plot == 23),]$Temp.mean, group = 1)) +
  geom_line(color = "gray45", alpha = 0.5, lwd = 1, aes(y= vivarp.week.cold[which(vivarp.week.cold$Plot == 24),]$Temp.mean, group = 1)) +
  geom_line(color = "gray45", alpha = 0.5, lwd = 1, aes(y= vivarp.week.cold[which(vivarp.week.cold$Plot == 25),]$Temp.mean, group = 1)) +
  geom_line(color = "gray45", alpha = 0.5, lwd = 1, aes(y= vivarp.week.cold[which(vivarp.week.cold$Plot == 26),]$Temp.mean, group = 1)) +
  geom_line(color = "gray45", alpha = 0.5, lwd = 1, aes(y= vivarp.week.cold[which(vivarp.week.cold$Plot == 27),]$Temp.mean, group = 1)) +
  geom_line(color = "gray45", alpha = 0.5, lwd = 1, aes(y= vivarp.week.cold[which(vivarp.week.cold$Plot == 28),]$Temp.mean, group = 1)) +
  geom_line(color = "gray45", alpha = 0.5, lwd = 1, aes(y= vivarp.week.cold[which(vivarp.week.cold$Plot == 29),]$Temp.mean, group = 1)) +
  geom_line(color = "gray45", alpha = 0.5, lwd = 1, aes(y= vivarp.week.cold[which(vivarp.week.cold$Plot == 31),]$Temp.mean, group = 1)) +
  geom_line(color = "gray45", alpha = 0.5, lwd = 1, aes(y= vivarp.week.cold[which(vivarp.week.cold$Plot == 32),]$Temp.mean, group = 1)) +
  geom_line(color = "gray45", alpha = 0.5, lwd = 1, aes(y= vivarp.week.cold[which(vivarp.week.cold$Plot == 33),]$Temp.mean, group = 1)) +
    geom_line(color = "gray45", alpha = 0.5, lwd = 1, aes(y= vivarp.week.cold[which(vivarp.week.cold$Plot == 34),]$Temp.mean, group = 1)) +
  geom_line(color = "gray45", alpha = 0.5, lwd = 1, aes(y= vivarp.week.cold[which(vivarp.week.cold$Plot == 35),]$Temp.mean, group = 1)) +
  geom_line(color = "gray45", alpha = 0.5, lwd = 1, aes(y= vivarp.week.cold[which(vivarp.week.cold$Plot == 36),]$Temp.mean, group = 1)) +
  geom_line(color = "gray45", alpha = 0.5, lwd = 1, aes(y= vivarp.week.cold[which(vivarp.week.cold$Plot == 37),]$Temp.mean, group = 1)) +
  geom_line(color = "gray45", alpha = 0.5, lwd = 1, aes(y= vivarp.week.cold[which(vivarp.week.cold$Plot == 38),]$Temp.mean, group = 1)) +
    geom_line(color = "gray45", alpha = 0.5, lwd = 1, aes(y= vivarp.week.cold[which(vivarp.week.cold$Plot == 39),]$Temp.mean, group = 1)) +
  geom_line(color = "gray45", alpha = 0.5, lwd = 1, aes(y= vivarp.week.cold[which(vivarp.week.cold$Plot == 40),]$Temp.mean, group = 1)) + 
  geom_line(aes(y = era5_meanair, group = 1), colour = "#e09f3e", lwd = 1) +
    geom_line(aes(y = meanair_mcera5, group = 1), colour = "#9e2a2b", lwd = 1) +
    geom_line(aes(y = station_meanair, group =1), colour = "#335c67", lwd = 1) +
  ggtitle("South Sweden coldest month") +
    theme(axis.text.x = element_blank()) +
  ylab("Temperature (°C)") + 
  xlab("January 2021") +
      ylim(-23, 8)


  
#rm(vivarp.week.cold)

# Same with warmest month (july):

vivarp.week.warm <- vivarp[which(vivarp$month == 7),]

vivarp.warmplot <- 
  ggplot(vivarp.week.warm[which(vivarp.week.warm$Plot == 1),], aes(x = Date)) +
  geom_line(color = "gray45", alpha = 0.5, lwd = 1, aes(y= vivarp.week.warm[which(vivarp.week.warm$Plot == 1),]$Temp.mean, group = 1)) +
  geom_line(color = "gray45", alpha = 0.5, lwd = 1, aes(y= vivarp.week.warm[which(vivarp.week.warm$Plot == 2),]$Temp.mean, group = 1)) +
    geom_line(color = "gray45", alpha = 0.5, lwd = 1, aes(y= vivarp.week.warm[which(vivarp.week.warm$Plot == 3),]$Temp.mean, group = 1)) +
  geom_line(color = "gray45", alpha = 0.5, lwd = 1, aes(y= vivarp.week.warm[which(vivarp.week.warm$Plot == 4),]$Temp.mean, group = 1)) +
  geom_line(color = "gray45", alpha = 0.5, lwd = 1, aes(y= vivarp.week.warm[which(vivarp.week.warm$Plot == 5),]$Temp.mean, group = 1)) +
    geom_line(color = "gray45", alpha = 0.5, lwd = 1, aes(y= vivarp.week.warm[which(vivarp.week.warm$Plot == 6),]$Temp.mean, group = 1)) +
  geom_line(color = "gray45", alpha = 0.5, lwd = 1, aes(y= vivarp.week.warm[which(vivarp.week.warm$Plot == 7),]$Temp.mean, group = 1)) +
  geom_line(color = "gray45", alpha = 0.5, lwd = 1, aes(y= vivarp.week.warm[which(vivarp.week.warm$Plot == 8),]$Temp.mean, group = 1)) +
  geom_line(color = "gray45", alpha = 0.5, lwd = 1, aes(y= vivarp.week.warm[which(vivarp.week.warm$Plot == 9),]$Temp.mean, group = 1)) +
  geom_line(color = "gray45", alpha = 0.5, lwd = 1, aes(y= vivarp.week.warm[which(vivarp.week.warm$Plot == 10),]$Temp.mean, group = 1)) +
  geom_line(color = "gray45", alpha = 0.5, lwd = 1, aes(y= vivarp.week.warm[which(vivarp.week.warm$Plot == 11),]$Temp.mean, group = 1)) +
  geom_line(color = "gray45", alpha = 0.5, lwd = 1, aes(y= vivarp.week.warm[which(vivarp.week.warm$Plot == 12),]$Temp.mean, group = 1)) +
    geom_line(color = "gray45", alpha = 0.5, lwd = 1, aes(y= vivarp.week.warm[which(vivarp.week.warm$Plot == 13),]$Temp.mean, group = 1)) +
  geom_line(color = "gray45", alpha = 0.5, lwd = 1, aes(y= vivarp.week.warm[which(vivarp.week.warm$Plot == 14),]$Temp.mean, group = 1)) +
  geom_line(color = "gray45", alpha = 0.5, lwd = 1, aes(y= vivarp.week.warm[which(vivarp.week.warm$Plot == 15),]$Temp.mean, group = 1)) +
  geom_line(color = "gray45", alpha = 0.5, lwd = 1, aes(y= vivarp.week.warm[which(vivarp.week.warm$Plot == 16),]$Temp.mean, group = 1)) +
  geom_line(color = "gray45", alpha = 0.5, lwd = 1, aes(y= vivarp.week.warm[which(vivarp.week.warm$Plot == 17),]$Temp.mean, group = 1)) +
  geom_line(color = "gray45", alpha = 0.5, lwd = 1, aes(y= vivarp.week.warm[which(vivarp.week.warm$Plot == 18),]$Temp.mean, group = 1)) +
  geom_line(color = "gray45", alpha = 0.5, lwd = 1, aes(y= vivarp.week.warm[which(vivarp.week.warm$Plot == 19),]$Temp.mean, group = 1)) +
  geom_line(color = "gray45", alpha = 0.5, lwd = 1, aes(y= vivarp.week.warm[which(vivarp.week.warm$Plot == 20),]$Temp.mean, group = 1)) +
  geom_line(color = "gray45", alpha = 0.5, lwd = 1, aes(y= vivarp.week.warm[which(vivarp.week.warm$Plot == 21),]$Temp.mean, group = 1)) +
  geom_line(color = "gray45", alpha = 0.5, lwd = 1, aes(y= vivarp.week.warm[which(vivarp.week.warm$Plot == 22),]$Temp.mean, group = 1)) +
  geom_line(color = "gray45", alpha = 0.5, lwd = 1, aes(y= vivarp.week.warm[which(vivarp.week.warm$Plot == 23),]$Temp.mean, group = 1)) +
  geom_line(color = "gray45", alpha = 0.5, lwd = 1, aes(y= vivarp.week.warm[which(vivarp.week.warm$Plot == 24),]$Temp.mean, group = 1)) +
  geom_line(color = "gray45", alpha = 0.5, lwd = 1, aes(y= vivarp.week.warm[which(vivarp.week.warm$Plot == 25),]$Temp.mean, group = 1)) +
    geom_line(color = "gray45", alpha = 0.5, lwd = 1, aes(y= vivarp.week.warm[which(vivarp.week.warm$Plot == 26),]$Temp.mean, group = 1)) +
  geom_line(color = "gray45", alpha = 0.5, lwd = 1, aes(y= vivarp.week.warm[which(vivarp.week.warm$Plot == 27),]$Temp.mean, group = 1)) +
    geom_line(color = "gray45", alpha = 0.5, lwd = 1, aes(y= vivarp.week.warm[which(vivarp.week.warm$Plot == 28),]$Temp.mean, group = 1)) +
    geom_line(color = "gray45", alpha = 0.5, lwd = 1, aes(y= vivarp.week.warm[which(vivarp.week.warm$Plot == 29),]$Temp.mean, group = 1)) +
  geom_line(color = "gray45", alpha = 0.5, lwd = 1, aes(y= vivarp.week.warm[which(vivarp.week.warm$Plot == 31),]$Temp.mean, group = 1)) +
    geom_line(color = "gray45", alpha = 0.5, lwd = 1, aes(y= vivarp.week.warm[which(vivarp.week.warm$Plot == 32),]$Temp.mean, group = 1)) +
  geom_line(color = "gray45", alpha = 0.5, lwd = 1, aes(y= vivarp.week.warm[which(vivarp.week.warm$Plot == 33),]$Temp.mean, group = 1)) +
    geom_line(color = "gray45", alpha = 0.5, lwd = 1, aes(y= vivarp.week.warm[which(vivarp.week.warm$Plot == 34),]$Temp.mean, group = 1)) +
    geom_line(color = "gray45", alpha = 0.5, lwd = 1, aes(y= vivarp.week.warm[which(vivarp.week.warm$Plot == 35),]$Temp.mean, group = 1)) +
  geom_line(color = "gray45", alpha = 0.5, lwd = 1, aes(y= vivarp.week.warm[which(vivarp.week.warm$Plot == 36),]$Temp.mean, group = 1)) +
  geom_line(color = "gray45", alpha = 0.5, lwd = 1, aes(y= vivarp.week.warm[which(vivarp.week.warm$Plot == 37),]$Temp.mean, group = 1)) +
  geom_line(color = "gray45", alpha = 0.5, lwd = 1, aes(y= vivarp.week.warm[which(vivarp.week.warm$Plot == 38),]$Temp.mean, group = 1)) +
    geom_line(color = "gray45", alpha = 0.5, lwd = 1, aes(y= vivarp.week.warm[which(vivarp.week.warm$Plot == 39),]$Temp.mean, group = 1)) +
  geom_line(color = "gray45", alpha = 0.5, lwd = 1, aes(y= vivarp.week.warm[which(vivarp.week.warm$Plot == 40),]$Temp.mean, group = 1)) + 
  geom_line(aes(y = era5_meanair, group = 1), colour = "#e09f3e", lwd = 1) +
    geom_line(aes(y = meanair_mcera5, group = 1), colour = "#9e2a2b", lwd = 1) +
    geom_line(aes(y = station_meanair, group =1), colour = "#335c67", lwd = 1) +
  ggtitle("South Sweden warmest month") +
    theme(axis.text.x = element_blank()) +
  ylab("Temperature (°C)") + 
  xlab("July 2021") +
      ylim(7, 28)



rm(vivarp)
#rm(vivarp.week.warm)
## ---- chunk 8
siljan.week.cold <- siljan[which(siljan$month == 1),]

siljan.coldplot <- 
  ggplot(siljan.week.cold[which(siljan.week.cold$Plot == 1),], aes(x = Date)) +
  geom_line(color = "gray45", alpha = 0.5, lwd = 1, aes(y= siljan.week.cold[which(siljan.week.cold$Plot == 1),]$Temp.mean, group = 1)) +
  geom_line(color = "gray45", alpha = 0.5, lwd = 1, aes(y= siljan.week.cold[which(siljan.week.cold$Plot == 2),]$Temp.mean, group = 1)) +
  geom_line(color = "gray45", alpha = 0.5, lwd = 1, aes(y= siljan.week.cold[which(siljan.week.cold$Plot == 3),]$Temp.mean, group = 1)) +
  geom_line(color = "gray45", alpha = 0.5, lwd = 1, aes(y= siljan.week.cold[which(siljan.week.cold$Plot == 4),]$Temp.mean, group = 1)) +
  geom_line(color = "gray45", alpha = 0.5, lwd = 1, aes(y= siljan.week.cold[which(siljan.week.cold$Plot == 5),]$Temp.mean, group = 1)) +
    geom_line(color = "gray45", alpha = 0.5, lwd = 1, aes(y= siljan.week.cold[which(siljan.week.cold$Plot == 6),]$Temp.mean, group = 1)) +
  geom_line(color = "gray45", alpha = 0.5, lwd = 1, aes(y= siljan.week.cold[which(siljan.week.cold$Plot == 7),]$Temp.mean, group = 1)) +
  geom_line(color = "gray45", alpha = 0.5, lwd = 1, aes(y= siljan.week.cold[which(siljan.week.cold$Plot == 8),]$Temp.mean, group = 1)) +
  geom_line(color = "gray45", alpha = 0.5, lwd = 1, aes(y= siljan.week.cold[which(siljan.week.cold$Plot == 9),]$Temp.mean, group = 1)) +
  geom_line(color = "gray45", alpha = 0.5, lwd = 1, aes(y= siljan.week.cold[which(siljan.week.cold$Plot == 10),]$Temp.mean, group = 1)) +
  geom_line(color = "gray45", alpha = 0.5, lwd = 1, aes(y= siljan.week.cold[which(siljan.week.cold$Plot == 11),]$Temp.mean, group = 1)) +
    geom_line(color = "gray45", alpha = 0.5, lwd = 1, aes(y= siljan.week.cold[which(siljan.week.cold$Plot == 13),]$Temp.mean, group = 1)) +
  geom_line(color = "gray45", alpha = 0.5, lwd = 1, aes(y= siljan.week.cold[which(siljan.week.cold$Plot == 15),]$Temp.mean, group = 1)) +
  geom_line(color = "gray45", alpha = 0.5, lwd = 1, aes(y= siljan.week.cold[which(siljan.week.cold$Plot == 16),]$Temp.mean, group = 1)) +
  geom_line(color = "gray45", alpha = 0.5, lwd = 1, aes(y= siljan.week.cold[which(siljan.week.cold$Plot == 17),]$Temp.mean, group = 1)) +
  geom_line(color = "gray45", alpha = 0.5, lwd = 1, aes(y= siljan.week.cold[which(siljan.week.cold$Plot == 19),]$Temp.mean, group = 1)) +
  geom_line(color = "gray45", alpha = 0.5, lwd = 1, aes(y= siljan.week.cold[which(siljan.week.cold$Plot == 20),]$Temp.mean, group = 1)) +
  geom_line(color = "gray45", alpha = 0.5, lwd = 1, aes(y= siljan.week.cold[which(siljan.week.cold$Plot == 22),]$Temp.mean, group = 1)) +
  geom_line(color = "gray45", alpha = 0.5, lwd = 1, aes(y= siljan.week.cold[which(siljan.week.cold$Plot == 23),]$Temp.mean, group = 1)) +
  geom_line(color = "gray45", alpha = 0.5, lwd = 1, aes(y= siljan.week.cold[which(siljan.week.cold$Plot == 24),]$Temp.mean, group = 1)) +
  geom_line(color = "gray45", alpha = 0.5, lwd = 1, aes(y= siljan.week.cold[which(siljan.week.cold$Plot == 25),]$Temp.mean, group = 1)) +
  geom_line(color = "gray45", alpha = 0.5, lwd = 1, aes(y= siljan.week.cold[which(siljan.week.cold$Plot == 26),]$Temp.mean, group = 1)) +
  geom_line(color = "gray45", alpha = 0.5, lwd = 1, aes(y= siljan.week.cold[which(siljan.week.cold$Plot == 27),]$Temp.mean, group = 1)) +
  geom_line(color = "gray45", alpha = 0.5, lwd = 1, aes(y= siljan.week.cold[which(siljan.week.cold$Plot == 28),]$Temp.mean, group = 1)) +
  geom_line(color = "gray45", alpha = 0.5, lwd = 1, aes(y= siljan.week.cold[which(siljan.week.cold$Plot == 29),]$Temp.mean, group = 1)) +
  geom_line(color = "gray45", alpha = 0.5, lwd = 1, aes(y= siljan.week.cold[which(siljan.week.cold$Plot == 31),]$Temp.mean, group = 1)) +
  geom_line(color = "gray45", alpha = 0.5, lwd = 1, aes(y= siljan.week.cold[which(siljan.week.cold$Plot == 32),]$Temp.mean, group = 1)) +
  geom_line(color = "gray45", alpha = 0.5, lwd = 1, aes(y= siljan.week.cold[which(siljan.week.cold$Plot == 33),]$Temp.mean, group = 1)) +
    geom_line(color = "gray45", alpha = 0.5, lwd = 1, aes(y= siljan.week.cold[which(siljan.week.cold$Plot == 34),]$Temp.mean, group = 1)) +
  geom_line(color = "gray45", alpha = 0.5, lwd = 1, aes(y= siljan.week.cold[which(siljan.week.cold$Plot == 35),]$Temp.mean, group = 1)) +
  geom_line(color = "gray45", alpha = 0.5, lwd = 1, aes(y= siljan.week.cold[which(siljan.week.cold$Plot == 36),]$Temp.mean, group = 1)) +
  geom_line(color = "gray45", alpha = 0.5, lwd = 1, aes(y= siljan.week.cold[which(siljan.week.cold$Plot == 37),]$Temp.mean, group = 1)) +
  geom_line(color = "gray45", alpha = 0.5, lwd = 1, aes(y= siljan.week.cold[which(siljan.week.cold$Plot == 38),]$Temp.mean, group = 1)) +
    geom_line(color = "gray45", alpha = 0.5, lwd = 1, aes(y= siljan.week.cold[which(siljan.week.cold$Plot == 39),]$Temp.mean, group = 1)) +
  geom_line(color = "gray45", alpha = 0.5, lwd = 1, aes(y= siljan.week.cold[which(siljan.week.cold$Plot == 40),]$Temp.mean, group = 1)) + 
  geom_line(aes(y = era5_meanair, group = 1), colour = "#e09f3e", lwd = 1) +
    geom_line(aes(y = meanair_mcera5, group = 1), colour = "#9e2a2b", lwd = 1) +
    geom_line(aes(y = station_meanair, group =1), colour = "#335c67", lwd = 1) +
  ggtitle("Mid Sweden coldest month") +
    theme(axis.text.x = element_blank()) +
  ylab("Temperature (°C)") + 
  xlab("January 2021") +
      ylim(-23, 8)


  
#rm(siljan.week.cold)

# Same with warmest month (july):

siljan.week.warm <- siljan[which(siljan$month == 7),]

siljan.warmplot <- 
  ggplot(siljan.week.warm[which(siljan.week.warm$Plot == 1),], aes(x = Date)) +
  geom_line(color = "gray45", alpha = 0.5, lwd = 1, aes(y= siljan.week.warm[which(siljan.week.warm$Plot == 1),]$Temp.mean, group = 1)) +
  geom_line(color = "gray45", alpha = 0.5, lwd = 1, aes(y= siljan.week.warm[which(siljan.week.warm$Plot == 2),]$Temp.mean, group = 1)) +
    geom_line(color = "gray45", alpha = 0.5, lwd = 1, aes(y= siljan.week.warm[which(siljan.week.warm$Plot == 3),]$Temp.mean, group = 1)) +
  geom_line(color = "gray45", alpha = 0.5, lwd = 1, aes(y= siljan.week.warm[which(siljan.week.warm$Plot == 4),]$Temp.mean, group = 1)) +
  geom_line(color = "gray45", alpha = 0.5, lwd = 1, aes(y= siljan.week.warm[which(siljan.week.warm$Plot == 5),]$Temp.mean, group = 1)) +
    geom_line(color = "gray45", alpha = 0.5, lwd = 1, aes(y= siljan.week.warm[which(siljan.week.warm$Plot == 6),]$Temp.mean, group = 1)) +
  geom_line(color = "gray45", alpha = 0.5, lwd = 1, aes(y= siljan.week.warm[which(siljan.week.warm$Plot == 7),]$Temp.mean, group = 1)) +
  geom_line(color = "gray45", alpha = 0.5, lwd = 1, aes(y= siljan.week.warm[which(siljan.week.warm$Plot == 8),]$Temp.mean, group = 1)) +
  geom_line(color = "gray45", alpha = 0.5, lwd = 1, aes(y= siljan.week.warm[which(siljan.week.warm$Plot == 9),]$Temp.mean, group = 1)) +
  geom_line(color = "gray45", alpha = 0.5, lwd = 1, aes(y= siljan.week.warm[which(siljan.week.warm$Plot == 10),]$Temp.mean, group = 1)) +
  geom_line(color = "gray45", alpha = 0.5, lwd = 1, aes(y= siljan.week.warm[which(siljan.week.warm$Plot == 11),]$Temp.mean, group = 1)) +
    geom_line(color = "gray45", alpha = 0.5, lwd = 1, aes(y= siljan.week.warm[which(siljan.week.warm$Plot == 13),]$Temp.mean, group = 1)) +
  geom_line(color = "gray45", alpha = 0.5, lwd = 1, aes(y= siljan.week.warm[which(siljan.week.warm$Plot == 15),]$Temp.mean, group = 1)) +
  geom_line(color = "gray45", alpha = 0.5, lwd = 1, aes(y= siljan.week.warm[which(siljan.week.warm$Plot == 16),]$Temp.mean, group = 1)) +
  geom_line(color = "gray45", alpha = 0.5, lwd = 1, aes(y= siljan.week.warm[which(siljan.week.warm$Plot == 17),]$Temp.mean, group = 1)) +
  geom_line(color = "gray45", alpha = 0.5, lwd = 1, aes(y= siljan.week.warm[which(siljan.week.warm$Plot == 19),]$Temp.mean, group = 1)) +
  geom_line(color = "gray45", alpha = 0.5, lwd = 1, aes(y= siljan.week.warm[which(siljan.week.warm$Plot == 20),]$Temp.mean, group = 1)) +
  geom_line(color = "gray45", alpha = 0.5, lwd = 1, aes(y= siljan.week.warm[which(siljan.week.warm$Plot == 22),]$Temp.mean, group = 1)) +
  geom_line(color = "gray45", alpha = 0.5, lwd = 1, aes(y= siljan.week.warm[which(siljan.week.warm$Plot == 23),]$Temp.mean, group = 1)) +
  geom_line(color = "gray45", alpha = 0.5, lwd = 1, aes(y= siljan.week.warm[which(siljan.week.warm$Plot == 24),]$Temp.mean, group = 1)) +
  geom_line(color = "gray45", alpha = 0.5, lwd = 1, aes(y= siljan.week.warm[which(siljan.week.warm$Plot == 25),]$Temp.mean, group = 1)) +
    geom_line(color = "gray45", alpha = 0.5, lwd = 1, aes(y= siljan.week.warm[which(siljan.week.warm$Plot == 26),]$Temp.mean, group = 1)) +
  geom_line(color = "gray45", alpha = 0.5, lwd = 1, aes(y= siljan.week.warm[which(siljan.week.warm$Plot == 27),]$Temp.mean, group = 1)) +
    geom_line(color = "gray45", alpha = 0.5, lwd = 1, aes(y= siljan.week.warm[which(siljan.week.warm$Plot == 28),]$Temp.mean, group = 1)) +
    geom_line(color = "gray45", alpha = 0.5, lwd = 1, aes(y= siljan.week.warm[which(siljan.week.warm$Plot == 29),]$Temp.mean, group = 1)) +
  geom_line(color = "gray45", alpha = 0.5, lwd = 1, aes(y= siljan.week.warm[which(siljan.week.warm$Plot == 31),]$Temp.mean, group = 1)) +
    geom_line(color = "gray45", alpha = 0.5, lwd = 1, aes(y= siljan.week.warm[which(siljan.week.warm$Plot == 32),]$Temp.mean, group = 1)) +
  geom_line(color = "gray45", alpha = 0.5, lwd = 1, aes(y= siljan.week.warm[which(siljan.week.warm$Plot == 33),]$Temp.mean, group = 1)) +
    geom_line(color = "gray45", alpha = 0.5, lwd = 1, aes(y= siljan.week.warm[which(siljan.week.warm$Plot == 34),]$Temp.mean, group = 1)) +
    geom_line(color = "gray45", alpha = 0.5, lwd = 1, aes(y= siljan.week.warm[which(siljan.week.warm$Plot == 35),]$Temp.mean, group = 1)) +
  geom_line(color = "gray45", alpha = 0.5, lwd = 1, aes(y= siljan.week.warm[which(siljan.week.warm$Plot == 36),]$Temp.mean, group = 1)) +
  geom_line(color = "gray45", alpha = 0.5, lwd = 1, aes(y= siljan.week.warm[which(siljan.week.warm$Plot == 37),]$Temp.mean, group = 1)) +
  geom_line(color = "gray45", alpha = 0.5, lwd = 1, aes(y= siljan.week.warm[which(siljan.week.warm$Plot == 38),]$Temp.mean, group = 1)) +
    geom_line(color = "gray45", alpha = 0.5, lwd = 1, aes(y= siljan.week.warm[which(siljan.week.warm$Plot == 39),]$Temp.mean, group = 1)) +
  geom_line(color = "gray45", alpha = 0.5, lwd = 1, aes(y= siljan.week.warm[which(siljan.week.warm$Plot == 40),]$Temp.mean, group = 1)) + 
  geom_line(aes(y = era5_meanair, group = 1), colour = "#e09f3e", lwd = 1) +
    geom_line(aes(y = meanair_mcera5, group = 1), colour = "#9e2a2b", lwd = 1) +
    geom_line(aes(y = station_meanair, group =1), colour = "#335c67", lwd = 1) +
  ggtitle("Mid Sweden warmest month") +
    theme(axis.text.x = element_blank()) +
  ylab("Temperature (°C)") + 
  xlab("July 2020") +
      ylim(7, 28)



rm(siljan)
#rm(siljan.week.warm)
## ---- chunk 9
sandsjo.week.cold <- sandsjo[which(sandsjo$month == 1),]

sandsjo.coldplot <- 
  ggplot(sandsjo.week.cold[which(sandsjo.week.cold$Plot == 1),], aes(x = Date)) +
  geom_line(color = "gray45", alpha = 0.5, lwd = 1, aes(y= sandsjo.week.cold[which(sandsjo.week.cold$Plot == 1),]$Temp.mean, group = 1)) +
  geom_line(color = "gray45", alpha = 0.5, lwd = 1, aes(y= sandsjo.week.cold[which(sandsjo.week.cold$Plot == 2),]$Temp.mean, group = 1)) +
  geom_line(color = "gray45", alpha = 0.5, lwd = 1, aes(y= sandsjo.week.cold[which(sandsjo.week.cold$Plot == 3),]$Temp.mean, group = 1)) +
  geom_line(color = "gray45", alpha = 0.5, lwd = 1, aes(y= sandsjo.week.cold[which(sandsjo.week.cold$Plot == 4),]$Temp.mean, group = 1)) +
  geom_line(color = "gray45", alpha = 0.5, lwd = 1, aes(y= sandsjo.week.cold[which(sandsjo.week.cold$Plot == 5),]$Temp.mean, group = 1)) +
    geom_line(color = "gray45", alpha = 0.5, lwd = 1, aes(y= sandsjo.week.cold[which(sandsjo.week.cold$Plot == 6),]$Temp.mean, group = 1)) +
  geom_line(color = "gray45", alpha = 0.5, lwd = 1, aes(y= sandsjo.week.cold[which(sandsjo.week.cold$Plot == 7),]$Temp.mean, group = 1)) +
  geom_line(color = "gray45", alpha = 0.5, lwd = 1, aes(y= sandsjo.week.cold[which(sandsjo.week.cold$Plot == 8),]$Temp.mean, group = 1)) +
  geom_line(color = "gray45", alpha = 0.5, lwd = 1, aes(y= sandsjo.week.cold[which(sandsjo.week.cold$Plot == 9),]$Temp.mean, group = 1)) +
  geom_line(color = "gray45", alpha = 0.5, lwd = 1, aes(y= sandsjo.week.cold[which(sandsjo.week.cold$Plot == 10),]$Temp.mean, group = 1)) +
  geom_line(color = "gray45", alpha = 0.5, lwd = 1, aes(y= sandsjo.week.cold[which(sandsjo.week.cold$Plot == 11),]$Temp.mean, group = 1)) +
    geom_line(color = "gray45", alpha = 0.5, lwd = 1, aes(y= sandsjo.week.cold[which(sandsjo.week.cold$Plot == 12),]$Temp.mean, group = 1)) +
    geom_line(color = "gray45", alpha = 0.5, lwd = 1, aes(y= sandsjo.week.cold[which(sandsjo.week.cold$Plot == 13),]$Temp.mean, group = 1)) +
  geom_line(color = "gray45", alpha = 0.5, lwd = 1, aes(y= sandsjo.week.cold[which(sandsjo.week.cold$Plot == 14),]$Temp.mean, group = 1)) +
  geom_line(color = "gray45", alpha = 0.5, lwd = 1, aes(y= sandsjo.week.cold[which(sandsjo.week.cold$Plot == 15),]$Temp.mean, group = 1)) +
  geom_line(color = "gray45", alpha = 0.5, lwd = 1, aes(y= sandsjo.week.cold[which(sandsjo.week.cold$Plot == 16),]$Temp.mean, group = 1)) +
  geom_line(color = "gray45", alpha = 0.5, lwd = 1, aes(y= sandsjo.week.cold[which(sandsjo.week.cold$Plot == 17),]$Temp.mean, group = 1)) +
    geom_line(color = "gray45", alpha = 0.5, lwd = 1, aes(y= sandsjo.week.cold[which(sandsjo.week.cold$Plot == 18),]$Temp.mean, group = 1)) +
  geom_line(color = "gray45", alpha = 0.5, lwd = 1, aes(y= sandsjo.week.cold[which(sandsjo.week.cold$Plot == 19),]$Temp.mean, group = 1)) +
  geom_line(color = "gray45", alpha = 0.5, lwd = 1, aes(y= sandsjo.week.cold[which(sandsjo.week.cold$Plot == 21),]$Temp.mean, group = 1)) +
  geom_line(color = "gray45", alpha = 0.5, lwd = 1, aes(y= sandsjo.week.cold[which(sandsjo.week.cold$Plot == 22),]$Temp.mean, group = 1)) +
  geom_line(color = "gray45", alpha = 0.5, lwd = 1, aes(y= sandsjo.week.cold[which(sandsjo.week.cold$Plot == 23),]$Temp.mean, group = 1)) +
  geom_line(color = "gray45", alpha = 0.5, lwd = 1, aes(y= sandsjo.week.cold[which(sandsjo.week.cold$Plot == 24),]$Temp.mean, group = 1)) +
  geom_line(color = "gray45", alpha = 0.5, lwd = 1, aes(y= sandsjo.week.cold[which(sandsjo.week.cold$Plot == 25),]$Temp.mean, group = 1)) +
  geom_line(color = "gray45", alpha = 0.5, lwd = 1, aes(y= sandsjo.week.cold[which(sandsjo.week.cold$Plot == 26),]$Temp.mean, group = 1)) +
  geom_line(color = "gray45", alpha = 0.5, lwd = 1, aes(y= sandsjo.week.cold[which(sandsjo.week.cold$Plot == 27),]$Temp.mean, group = 1)) +
  geom_line(color = "gray45", alpha = 0.5, lwd = 1, aes(y= sandsjo.week.cold[which(sandsjo.week.cold$Plot == 28),]$Temp.mean, group = 1)) +
  geom_line(color = "gray45", alpha = 0.5, lwd = 1, aes(y= sandsjo.week.cold[which(sandsjo.week.cold$Plot == 29),]$Temp.mean, group = 1)) +
    geom_line(color = "gray45", alpha = 0.5, lwd = 1, aes(y= sandsjo.week.cold[which(sandsjo.week.cold$Plot == 30),]$Temp.mean, group = 1)) +
  geom_line(color = "gray45", alpha = 0.5, lwd = 1, aes(y= sandsjo.week.cold[which(sandsjo.week.cold$Plot == 31),]$Temp.mean, group = 1)) +
  geom_line(color = "gray45", alpha = 0.5, lwd = 1, aes(y= sandsjo.week.cold[which(sandsjo.week.cold$Plot == 32),]$Temp.mean, group = 1)) +
  geom_line(color = "gray45", alpha = 0.5, lwd = 1, aes(y= sandsjo.week.cold[which(sandsjo.week.cold$Plot == 33),]$Temp.mean, group = 1)) +
    geom_line(color = "gray45", alpha = 0.5, lwd = 1, aes(y= sandsjo.week.cold[which(sandsjo.week.cold$Plot == 34),]$Temp.mean, group = 1)) +
  geom_line(color = "gray45", alpha = 0.5, lwd = 1, aes(y= sandsjo.week.cold[which(sandsjo.week.cold$Plot == 35),]$Temp.mean, group = 1)) +
  geom_line(color = "gray45", alpha = 0.5, lwd = 1, aes(y= sandsjo.week.cold[which(sandsjo.week.cold$Plot == 36),]$Temp.mean, group = 1)) +
  geom_line(color = "gray45", alpha = 0.5, lwd = 1, aes(y= sandsjo.week.cold[which(sandsjo.week.cold$Plot == 38),]$Temp.mean, group = 1)) +
    geom_line(color = "gray45", alpha = 0.5, lwd = 1, aes(y= sandsjo.week.cold[which(sandsjo.week.cold$Plot == 39),]$Temp.mean, group = 1)) +
  geom_line(color = "gray45", alpha = 0.5, lwd = 1, aes(y= sandsjo.week.cold[which(sandsjo.week.cold$Plot == 40),]$Temp.mean, group = 1)) + 
  geom_line(aes(y = era5_meanair, group = 1), colour = "#e09f3e", lwd = 1) +
    geom_line(aes(y = meanair_mcera5, group = 1), colour = "#9e2a2b", lwd = 1) +
    geom_line(aes(y = station_meanair, group =1), colour = "#335c67", lwd = 1) +
  ggtitle("North Sweden coldest month") +
    theme(axis.text.x = element_blank()) +
  ylab("Temperature (°C)") + 
  xlab("January 2020") +
      ylim(-23, 8)



#rm(sandsjo.week.cold)

# Same with warmest month (july):

sandsjo.week.warm <- sandsjo[which(sandsjo$month == 7),]

sandsjo.warmplot <- 
  ggplot(sandsjo.week.warm[which(sandsjo.week.warm$Plot == 1),], aes(x = Date)) +
  geom_line(color = "gray45", alpha = 0.5, lwd = 1, aes(y= sandsjo.week.warm[which(sandsjo.week.warm$Plot == 1),]$Temp.mean, group = 1)) +
  geom_line(color = "gray45", alpha = 0.5, lwd = 1, aes(y= sandsjo.week.warm[which(sandsjo.week.warm$Plot == 2),]$Temp.mean, group = 1)) +
    geom_line(color = "gray45", alpha = 0.5, lwd = 1, aes(y= sandsjo.week.warm[which(sandsjo.week.warm$Plot == 3),]$Temp.mean, group = 1)) +
  geom_line(color = "gray45", alpha = 0.5, lwd = 1, aes(y= sandsjo.week.warm[which(sandsjo.week.warm$Plot == 4),]$Temp.mean, group = 1)) +
  geom_line(color = "gray45", alpha = 0.5, lwd = 1, aes(y= sandsjo.week.warm[which(sandsjo.week.warm$Plot == 5),]$Temp.mean, group = 1)) +
    geom_line(color = "gray45", alpha = 0.5, lwd = 1, aes(y= sandsjo.week.warm[which(sandsjo.week.warm$Plot == 6),]$Temp.mean, group = 1)) +
  geom_line(color = "gray45", alpha = 0.5, lwd = 1, aes(y= sandsjo.week.warm[which(sandsjo.week.warm$Plot == 7),]$Temp.mean, group = 1)) +
  geom_line(color = "gray45", alpha = 0.5, lwd = 1, aes(y= sandsjo.week.warm[which(sandsjo.week.warm$Plot == 8),]$Temp.mean, group = 1)) +
  geom_line(color = "gray45", alpha = 0.5, lwd = 1, aes(y= sandsjo.week.warm[which(sandsjo.week.warm$Plot == 9),]$Temp.mean, group = 1)) +
  geom_line(color = "gray45", alpha = 0.5, lwd = 1, aes(y= sandsjo.week.warm[which(sandsjo.week.warm$Plot == 10),]$Temp.mean, group = 1)) +
  geom_line(color = "gray45", alpha = 0.5, lwd = 1, aes(y= sandsjo.week.warm[which(sandsjo.week.warm$Plot == 11),]$Temp.mean, group = 1)) +
    geom_line(color = "gray45", alpha = 0.5, lwd = 1, aes(y= sandsjo.week.warm[which(sandsjo.week.warm$Plot == 12),]$Temp.mean, group = 1)) +
    geom_line(color = "gray45", alpha = 0.5, lwd = 1, aes(y= sandsjo.week.warm[which(sandsjo.week.warm$Plot == 13),]$Temp.mean, group = 1)) +
    geom_line(color = "gray45", alpha = 0.5, lwd = 1, aes(y= sandsjo.week.warm[which(sandsjo.week.warm$Plot == 14),]$Temp.mean, group = 1)) +
  geom_line(color = "gray45", alpha = 0.5, lwd = 1, aes(y= sandsjo.week.warm[which(sandsjo.week.warm$Plot == 15),]$Temp.mean, group = 1)) +
  geom_line(color = "gray45", alpha = 0.5, lwd = 1, aes(y= sandsjo.week.warm[which(sandsjo.week.warm$Plot == 16),]$Temp.mean, group = 1)) +
  geom_line(color = "gray45", alpha = 0.5, lwd = 1, aes(y= sandsjo.week.warm[which(sandsjo.week.warm$Plot == 17),]$Temp.mean, group = 1)) +
    geom_line(color = "gray45", alpha = 0.5, lwd = 1, aes(y= sandsjo.week.warm[which(sandsjo.week.warm$Plot == 18),]$Temp.mean, group = 1)) +
  geom_line(color = "gray45", alpha = 0.5, lwd = 1, aes(y= sandsjo.week.warm[which(sandsjo.week.warm$Plot == 19),]$Temp.mean, group = 1)) +
    geom_line(color = "gray45", alpha = 0.5, lwd = 1, aes(y= sandsjo.week.warm[which(sandsjo.week.warm$Plot == 21),]$Temp.mean, group = 1)) +
  geom_line(color = "gray45", alpha = 0.5, lwd = 1, aes(y= sandsjo.week.warm[which(sandsjo.week.warm$Plot == 22),]$Temp.mean, group = 1)) +
  geom_line(color = "gray45", alpha = 0.5, lwd = 1, aes(y= sandsjo.week.warm[which(sandsjo.week.warm$Plot == 23),]$Temp.mean, group = 1)) +
  geom_line(color = "gray45", alpha = 0.5, lwd = 1, aes(y= sandsjo.week.warm[which(sandsjo.week.warm$Plot == 24),]$Temp.mean, group = 1)) +
  geom_line(color = "gray45", alpha = 0.5, lwd = 1, aes(y= sandsjo.week.warm[which(sandsjo.week.warm$Plot == 25),]$Temp.mean, group = 1)) +
    geom_line(color = "gray45", alpha = 0.5, lwd = 1, aes(y= sandsjo.week.warm[which(sandsjo.week.warm$Plot == 26),]$Temp.mean, group = 1)) +
  geom_line(color = "gray45", alpha = 0.5, lwd = 1, aes(y= sandsjo.week.warm[which(sandsjo.week.warm$Plot == 27),]$Temp.mean, group = 1)) +
    geom_line(color = "gray45", alpha = 0.5, lwd = 1, aes(y= sandsjo.week.warm[which(sandsjo.week.warm$Plot == 28),]$Temp.mean, group = 1)) +
    geom_line(color = "gray45", alpha = 0.5, lwd = 1, aes(y= sandsjo.week.warm[which(sandsjo.week.warm$Plot == 29),]$Temp.mean, group = 1)) +
    geom_line(color = "gray45", alpha = 0.5, lwd = 1, aes(y= sandsjo.week.warm[which(sandsjo.week.warm$Plot == 30),]$Temp.mean, group = 1)) +
  geom_line(color = "gray45", alpha = 0.5, lwd = 1, aes(y= sandsjo.week.warm[which(sandsjo.week.warm$Plot == 31),]$Temp.mean, group = 1)) +
    geom_line(color = "gray45", alpha = 0.5, lwd = 1, aes(y= sandsjo.week.warm[which(sandsjo.week.warm$Plot == 32),]$Temp.mean, group = 1)) +
  geom_line(color = "gray45", alpha = 0.5, lwd = 1, aes(y= sandsjo.week.warm[which(sandsjo.week.warm$Plot == 33),]$Temp.mean, group = 1)) +
    geom_line(color = "gray45", alpha = 0.5, lwd = 1, aes(y= sandsjo.week.warm[which(sandsjo.week.warm$Plot == 34),]$Temp.mean, group = 1)) +
    geom_line(color = "gray45", alpha = 0.5, lwd = 1, aes(y= sandsjo.week.warm[which(sandsjo.week.warm$Plot == 35),]$Temp.mean, group = 1)) +
  geom_line(color = "gray45", alpha = 0.5, lwd = 1, aes(y= sandsjo.week.warm[which(sandsjo.week.warm$Plot == 36),]$Temp.mean, group = 1)) +
  geom_line(color = "gray45", alpha = 0.5, lwd = 1, aes(y= sandsjo.week.warm[which(sandsjo.week.warm$Plot == 38),]$Temp.mean, group = 1)) +
    geom_line(color = "gray45", alpha = 0.5, lwd = 1, aes(y= sandsjo.week.warm[which(sandsjo.week.warm$Plot == 39),]$Temp.mean, group = 1)) +
  geom_line(color = "gray45", alpha = 0.5, lwd = 1, aes(y= sandsjo.week.warm[which(sandsjo.week.warm$Plot == 40),]$Temp.mean, group = 1)) + 
  geom_line(aes(y = era5_meanair, group = 1), colour = "#e09f3e", lwd = 1) +
    geom_line(aes(y = meanair_mcera5, group = 1), colour = "#9e2a2b", lwd = 1) +
    geom_line(aes(y = station_meanair, group =1), colour = "#335c67", lwd = 1) +
  ggtitle("North Sweden warmest month") +
  theme(axis.text.x = element_blank()) +
  ylab("Temperature (°C)") + 
  xlab("July 2020") +
      ylim(7, 28)


rm(sandsjo)
#rm(sandsjo.week.warm)
rm(temp)
## ---- chunk 10
ggarrange(
sandsjo.coldplot,
sandsjo.warmplot,
siljan.coldplot,
siljan.warmplot,
vivarp.coldplot,
vivarp.warmplot,
hochwald.coldplot,
hochwald.warmplot,
arville.coldplot,
arville.warmplot,
ncol = 2,
nrow = 5,
common.legend = TRUE, 
legend = "bottom")
